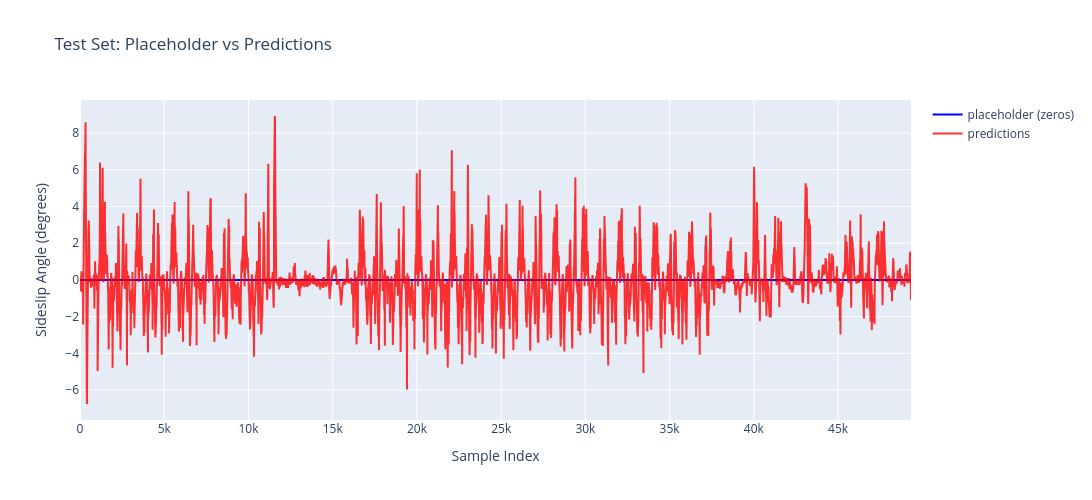

Notebook code cell kept with this figure:
### Code cell
# Visualize test predictions (note: test_ground_truths are just zeros here)
fig = go.Figure()
fig.add_trace(go.Scatter(y=all_truths, mode='lines', name='placeholder (zeros)', 
                         line=dict(color='blue')))
fig.add_trace(go.Scatter(y=ensemble_pred.flatten(), mode='lines', name='predictions', 
                         line=dict(color='red'), opacity=0.8))
fig.update_layout(
    title='Test Set: Placeholder vs Predictions',
    xaxis_title='Sample Index',
    yaxis_title='Sideslip Angle (degrees)',
    width=1200,
    height=500
)
fig.show()

### Figure 1 — Plotly figure (JSON) as saved in the notebook; plotly's stock layout.template omitted (floating-point values rounded to 4 significant figures; data arrays with more than 128 entries replaced by an {"elided": "..."} marker saying what was removed)
{"data": [{"line": {"color": "blue"}, "mode": "lines", "name": "placeholder (zeros)", "type": "scatter", "y": {"elided": "49328 float values"}}, {"line": {"color": "red"}, "mode": "lines", "name": "predictions", "opacity": 0.8, "type": "scatter", "y": {"elided": "49328 float values"}}], "layout": {"height": 500, "title": {"text": "Test Set: Placeholder vs Predictions"}, "width": 1200, "xaxis": {"title": {"text": "Sample Index"}}, "yaxis": {"title": {"text": "Sideslip Angle (degrees)"}}}}
